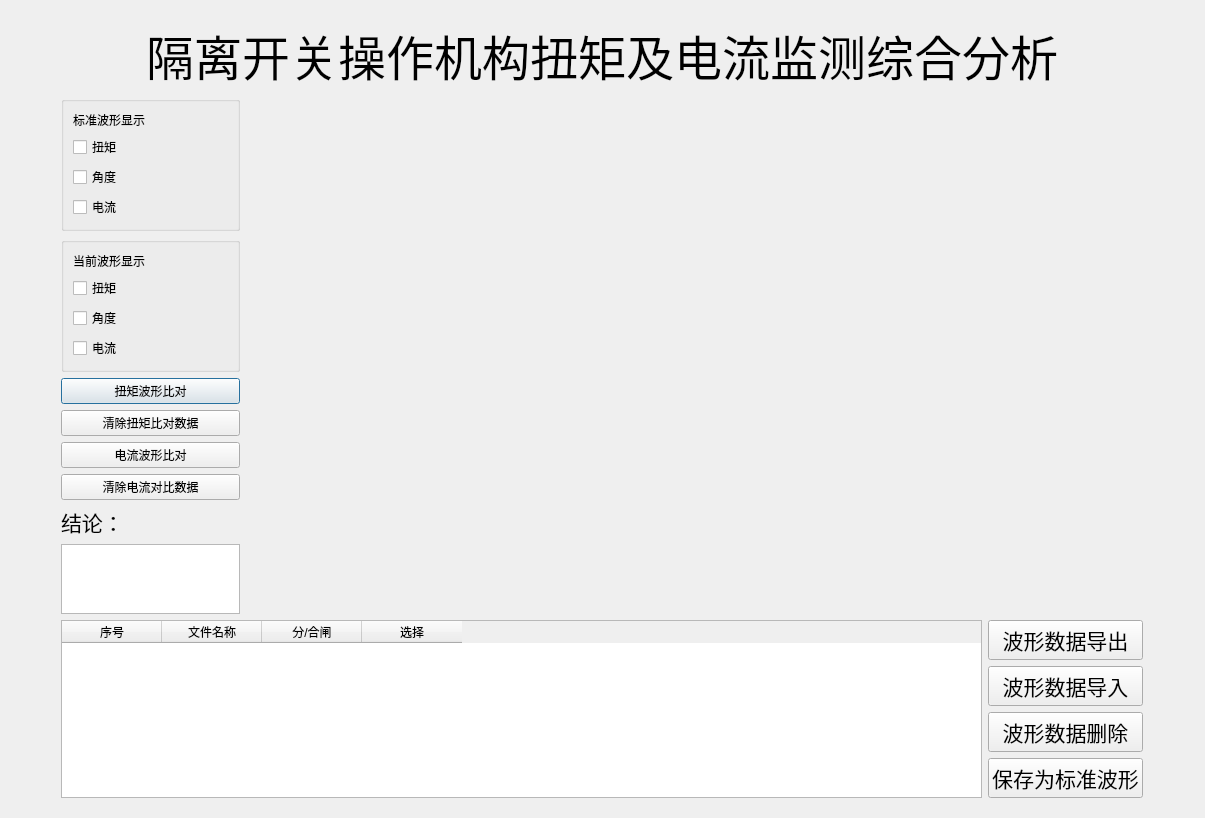
<?xml version="1.0" encoding="UTF-8"?>
<ui version="4.0">
 <class>ComAnalysis</class>
 <widget class="QDialog" name="ComAnalysis">
  <property name="geometry">
   <rect>
    <x>0</x>
    <y>0</y>
    <width>1205</width>
    <height>812</height>
   </rect>
  </property>
  <property name="windowTitle">
   <string>Dialog</string>
  </property>
  <property name="windowIcon">
   <iconset resource="res.qrc">
    <normaloff>:/photoes/cgjt.png</normaloff>:/photoes/cgjt.png</iconset>
  </property>
  <layout class="QHBoxLayout" name="horizontalLayout_3">
   <item>
    <widget class="QWidget" name="widget" native="true">
     <property name="maximumSize">
      <size>
       <width>1100</width>
       <height>1000</height>
      </size>
     </property>
     <layout class="QVBoxLayout" name="verticalLayout_6">
      <item>
       <widget class="QLabel" name="label_5">
        <property name="text">
         <string>&lt;html&gt;&lt;head/&gt;&lt;body&gt;&lt;p align=&quot;center&quot;&gt;&lt;span style=&quot; font-size:36pt; color:#000000;&quot;&gt;隔离开关操作机构扭矩及电流监测综合分析&lt;/span&gt;&lt;/p&gt;&lt;/body&gt;&lt;/html&gt;</string>
        </property>
       </widget>
      </item>
      <item>
       <layout class="QHBoxLayout" name="horizontalLayout" stretch="1,5">
        <item>
         <layout class="QVBoxLayout" name="verticalLayout_4">
          <item>
           <widget class="QGroupBox" name="groupBox">
            <layout class="QVBoxLayout" name="verticalLayout">
             <item>
              <widget class="QLabel" name="label_2">
               <property name="text">
                <string>标准波形显示</string>
               </property>
              </widget>
             </item>
             <item>
              <widget class="QCheckBox" name="chkYangShowTor">
               <property name="text">
                <string>扭矩</string>
               </property>
              </widget>
             </item>
             <item>
              <widget class="QCheckBox" name="chkYangShowAng">
               <property name="text">
                <string>角度</string>
               </property>
              </widget>
             </item>
             <item>
              <widget class="QCheckBox" name="chkYangShowCur">
               <property name="text">
                <string>电流</string>
               </property>
              </widget>
             </item>
            </layout>
           </widget>
          </item>
          <item>
           <widget class="QGroupBox" name="groupBox_2">
            <layout class="QVBoxLayout" name="verticalLayout_2">
             <item>
              <widget class="QLabel" name="label_3">
               <property name="text">
                <string>当前波形显示</string>
               </property>
              </widget>
             </item>
             <item>
              <widget class="QCheckBox" name="chkCurShowTor">
               <property name="text">
                <string>扭矩</string>
               </property>
              </widget>
             </item>
             <item>
              <widget class="QCheckBox" name="chkCurShowAng">
               <property name="text">
                <string>角度</string>
               </property>
              </widget>
             </item>
             <item>
              <widget class="QCheckBox" name="chkCurShowCur">
               <property name="text">
                <string>电流</string>
               </property>
              </widget>
             </item>
            </layout>
           </widget>
          </item>
          <item>
           <layout class="QVBoxLayout" name="verticalLayout_3">
            <item>
             <widget class="QPushButton" name="btnStarTorComparea">
              <property name="text">
               <string>扭矩波形比对</string>
              </property>
             </widget>
            </item>
            <item>
             <widget class="QPushButton" name="btnStopTorCompare">
              <property name="text">
               <string>清除扭矩比对数据</string>
              </property>
             </widget>
            </item>
            <item>
             <widget class="QPushButton" name="btnStarCurComparea">
              <property name="text">
               <string>电流波形比对</string>
              </property>
             </widget>
            </item>
            <item>
             <widget class="QPushButton" name="btnStopCurCompare">
              <property name="text">
               <string>清除电流对比数据</string>
              </property>
             </widget>
            </item>
            <item>
             <widget class="QLabel" name="label">
              <property name="font">
               <font>
                <family>AcadEref</family>
                <pointsize>16</pointsize>
               </font>
              </property>
              <property name="text">
               <string>&lt;html&gt;&lt;head/&gt;&lt;body&gt;&lt;p&gt;结论：&lt;/p&gt;&lt;/body&gt;&lt;/html&gt;</string>
              </property>
             </widget>
            </item>
            <item>
             <widget class="QTextEdit" name="textEditConclusion">
              <property name="html">
               <string>&lt;!DOCTYPE HTML PUBLIC &quot;-//W3C//DTD HTML 4.0//EN&quot; &quot;http://www.w3.org/TR/REC-html40/strict.dtd&quot;&gt;
&lt;html&gt;&lt;head&gt;&lt;meta name=&quot;qrichtext&quot; content=&quot;1&quot; /&gt;&lt;style type=&quot;text/css&quot;&gt;
p, li { white-space: pre-wrap; }
&lt;/style&gt;&lt;/head&gt;&lt;body style=&quot; font-family:'SimSun'; font-size:9pt; font-weight:400; font-style:normal;&quot;&gt;
&lt;p style=&quot;-qt-paragraph-type:empty; margin-top:0px; margin-bottom:0px; margin-left:0px; margin-right:0px; -qt-block-indent:0; text-indent:0px;&quot;&gt;&lt;br /&gt;&lt;/p&gt;&lt;/body&gt;&lt;/html&gt;</string>
              </property>
             </widget>
            </item>
           </layout>
          </item>
         </layout>
        </item>
        <item>
         <widget class="QChartView" name="chartViewAnalysis" native="true">
          <property name="minimumSize">
           <size>
            <width>800</width>
            <height>500</height>
           </size>
          </property>
         </widget>
        </item>
       </layout>
      </item>
      <item>
       <layout class="QHBoxLayout" name="horizontalLayout_2">
        <item>
         <widget class="QTableWidget" name="tableWidgetWaveFile">
          <column>
           <property name="text">
            <string>序号</string>
           </property>
          </column>
          <column>
           <property name="text">
            <string>文件名称</string>
           </property>
          </column>
          <column>
           <property name="text">
            <string>分/合闸</string>
           </property>
          </column>
          <column>
           <property name="text">
            <string>选择</string>
           </property>
          </column>
         </widget>
        </item>
        <item>
         <layout class="QVBoxLayout" name="verticalLayout_5">
          <item>
           <widget class="QPushButton" name="btnDataExport">
            <property name="font">
             <font>
              <family>Arial</family>
              <pointsize>16</pointsize>
             </font>
            </property>
            <property name="text">
             <string>波形数据导出</string>
            </property>
           </widget>
          </item>
          <item>
           <widget class="QPushButton" name="btnDataImport">
            <property name="font">
             <font>
              <family>Arial</family>
              <pointsize>16</pointsize>
             </font>
            </property>
            <property name="text">
             <string>波形数据导入</string>
            </property>
           </widget>
          </item>
          <item>
           <widget class="QPushButton" name="btnDataDelete">
            <property name="font">
             <font>
              <family>Arial</family>
              <pointsize>16</pointsize>
             </font>
            </property>
            <property name="text">
             <string>波形数据删除</string>
            </property>
           </widget>
          </item>
          <item>
           <widget class="QPushButton" name="btnSaveToYB">
            <property name="font">
             <font>
              <family>Arial</family>
              <pointsize>16</pointsize>
             </font>
            </property>
            <property name="text">
             <string>保存为标准波形</string>
            </property>
           </widget>
          </item>
         </layout>
        </item>
       </layout>
      </item>
     </layout>
    </widget>
   </item>
  </layout>
 </widget>
 <customwidgets>
  <customwidget>
   <class>QChartView</class>
   <extends>QWidget</extends>
   <header>qchartview.h</header>
   <container>1</container>
  </customwidget>
 </customwidgets>
 <resources>
  <include location="res.qrc"/>
 </resources>
 <connections/>
</ui>
